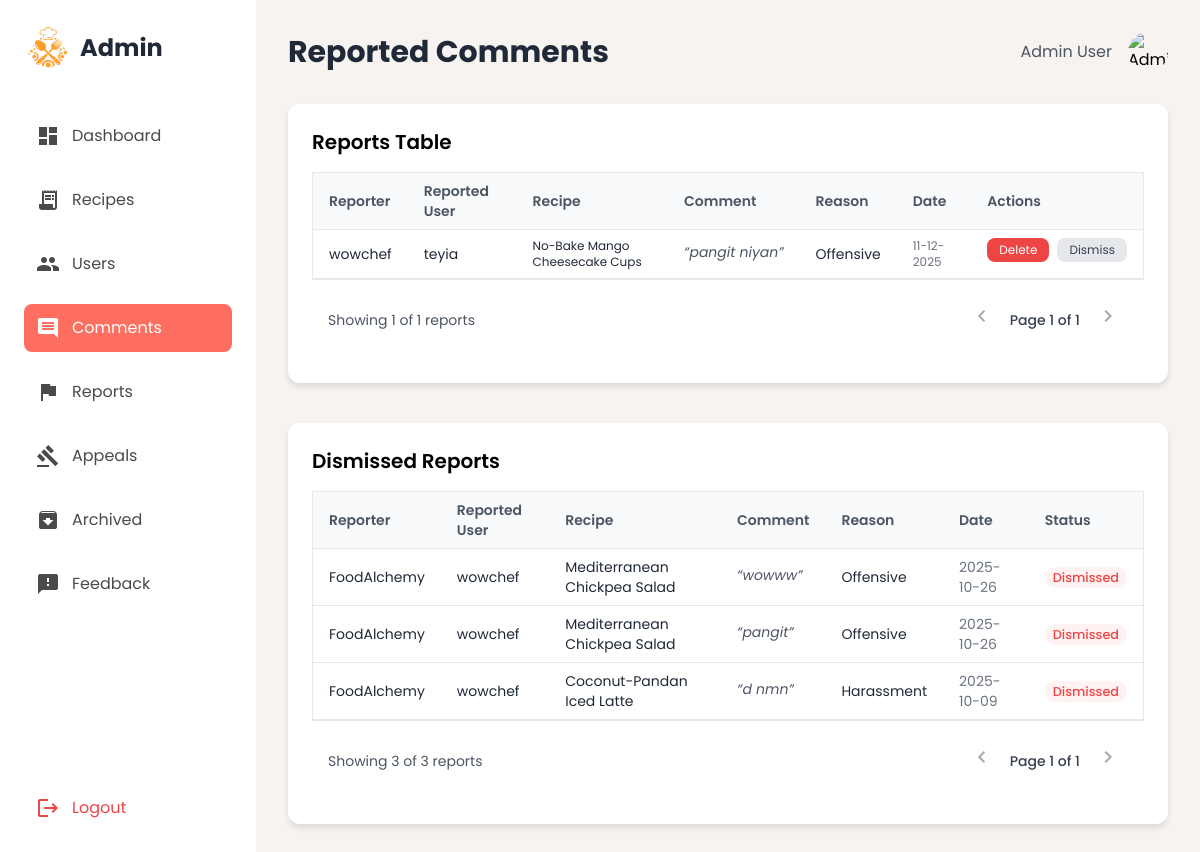
The page /admin_comments.php (signed in) on the database its author committed.
### tables this page shows
CREATE TABLE `comments_reports` (
  `id` int(11) NOT NULL AUTO_INCREMENT,
  `reporting_user_id` int(11) NOT NULL,
  `reported_user_id` int(11) NOT NULL,
  `recipe_id` int(11) NOT NULL,
  `comment_id` int(11) NOT NULL,
  `reason` varchar(255) NOT NULL,
  `custom_reason` text DEFAULT NULL,
  `status` enum('Pending','Dismissed','Deleted') DEFAULT 'Pending',
  `created_at` timestamp NOT NULL DEFAULT current_timestamp(),
  PRIMARY KEY (`id`),
  KEY `reporting_user_id` (`reporting_user_id`),
  KEY `reported_user_id` (`reported_user_id`),
  KEY `recipe_id` (`recipe_id`),
  KEY `comment_id` (`comment_id`),
  CONSTRAINT `comments_reports_ibfk_1` FOREIGN KEY (`reporting_user_id`) REFERENCES `users` (`id`),
  CONSTRAINT `comments_reports_ibfk_2` FOREIGN KEY (`reported_user_id`) REFERENCES `users` (`id`),
  CONSTRAINT `comments_reports_ibfk_3` FOREIGN KEY (`recipe_id`) REFERENCES `recipe` (`id`),
  CONSTRAINT `comments_reports_ibfk_4` FOREIGN KEY (`comment_id`) REFERENCES `comments` (`id`)
);

CREATE TABLE `users` (
  `id` int(11) NOT NULL AUTO_INCREMENT,
  `username` varchar(50) NOT NULL,
  `email` varchar(100) NOT NULL,
  `password` varchar(255) NOT NULL,
  `created_at` timestamp NOT NULL DEFAULT current_timestamp(),
  `role` enum('user','admin') NOT NULL DEFAULT 'user',
  `biography` text DEFAULT NULL,
  `profile_picture` varchar(255) DEFAULT NULL,
  `last_username_change` datetime DEFAULT NULL,
  `total_violations` int(11) DEFAULT 0,
  `accstatus` varchar(50) DEFAULT 'Active',
  `status_updated_at` datetime DEFAULT NULL,
  `is_verified` tinyint(1) DEFAULT 0,
  PRIMARY KEY (`id`),
  UNIQUE KEY `username` (`username`),
  UNIQUE KEY `email` (`email`)
);

CREATE TABLE `recipe` (
  `id` int(11) NOT NULL AUTO_INCREMENT,
  `user_id` int(11) NOT NULL,
  `recipe_name` varchar(255) DEFAULT NULL,
  `created_at` timestamp NOT NULL DEFAULT current_timestamp(),
  `image` varchar(255) DEFAULT NULL,
  `recipe_description` text DEFAULT NULL,
  `category` varchar(255) DEFAULT NULL,
  `difficulty` varchar(50) DEFAULT NULL,
  `preparation` varchar(50) DEFAULT NULL,
  `cooktime` varchar(255) DEFAULT NULL,
  `budget` varchar(50) DEFAULT NULL,
  `status` enum('pending','approved','rejected','archived') DEFAULT 'pending',
  `rejection_reason` text DEFAULT NULL,
  `servings` int(11) DEFAULT 1,
  `video_path` varchar(255) DEFAULT NULL,
  `tags` varchar(255) DEFAULT NULL,
  `archived` tinyint(1) DEFAULT 0,
  `archived_at` datetime DEFAULT NULL,
  PRIMARY KEY (`id`),
  KEY `user_id` (`user_id`)
);

CREATE TABLE `comments` (
  `id` int(11) NOT NULL AUTO_INCREMENT,
  `recipe_id` int(11) NOT NULL,
  `user_id` int(11) NOT NULL,
  `comment` text NOT NULL,
  `created_at` timestamp NOT NULL DEFAULT current_timestamp(),
  `parent_comment_id` int(11) DEFAULT NULL,
  PRIMARY KEY (`id`),
  KEY `recipe_id` (`recipe_id`),
  KEY `user_id` (`user_id`),
  CONSTRAINT `comments_ibfk_1` FOREIGN KEY (`recipe_id`) REFERENCES `recipe` (`id`),
  CONSTRAINT `comments_ibfk_2` FOREIGN KEY (`user_id`) REFERENCES `users` (`id`)
);

### admin_comments.php (the view, shortened to what this page needs)
<?php
require 'db.php';
$perPage = 5;
$page = isset($_GET['page']) ? max(1, intval($_GET['page'])) : 1;
$offset = ($page - 1) * $perPage;
$countReports = $conn->query("SELECT COUNT(*) as total FROM comments_reports WHERE status != 'Dismissed'");
$totalReports = $countReports ? $countReports->fetch_assoc()['total'] : 0;
$totalPages = max(1, ceil($totalReports / $perPage));
$countDismissed = $conn->query("SELECT COUNT(*) as total FROM comments_reports WHERE status = 'Dismissed'");
$totalDismissed = $countDismissed ? $countDismissed->fetch_assoc()['total'] : 0;
$totalDismissedPages = max(1, ceil($totalDismissed / $perPage));
$sql_reports = "
  SELECT r.*,
         reporter.username AS reporter_name,
         reported.username AS reported_name,
         c.comment,
         recipe_name AS recipe_title
  FROM comments_reports r
  JOIN users reporter ON r.reporting_user_id = reporter.id
  JOIN users reported ON r.reported_user_id = reported.id
  JOIN comments c ON r.comment_id = c.id
  JOIN recipe ON r.recipe_id = recipe.id
  WHERE r.status != 'Dismissed'
  ORDER BY r.created_at DESC
  LIMIT $perPage OFFSET $offset
";
$sql_dismissed = "
  SELECT r.*,
         reporter.username AS reporter_name,
         reported.username AS reported_name,
         c.comment,
         recipe_name AS recipe_title
  FROM comments_reports r
  JOIN users reporter ON r.reporting_user_id = reporter.id
  JOIN users reported ON r.reported_user_id = reported.id
  JOIN comments c ON r.comment_id = c.id
  JOIN recipe ON r.recipe_id = recipe.id
  WHERE r.status = 'Dismissed'
  ORDER BY r.created_at DESC
";
?>
<!DOCTYPE html>
<html lang="en"><head>
<script src="https://cdn.tailwindcss.com?plugins=forms,container-queries"></script>
</head>
<body class="flex h-screen">
<aside class="sidebar w-64 flex-shrink-0 p-6 flex flex-col justify-between">
<div>
<div class="flex items-center mb-10">
<img src="img/logo_new.png" alt="Logo" class="w-12 h-12 mr-2">
<h1 class="text-2xl font-bold text-gray-800">Admin</h1>
</div>
<nav>
<ul>
<li class="mb-4">
<a class="flex items-center p-3 rounded-lg inactive-link hover:bg-gray-100" href="admin.php">
<span class="material-icons mr-3">dashboard</span>
<span>Dashboard</span>
</a>
</li>
<li class="mb-4 sidebar-item">
<a class="flex items-center p-3 rounded-lg inactive-link hover:bg-gray-100" href="admin_recipe.php">
<span class="material-icons mr-3">receipt_long</span>
<span>Recipes</span>
</a>
</li>
<li class="mb-4">
<a class="flex items-center p-3 rounded-lg inactive-link hover:bg-gray-100" href="admin_users.php">
<span class="material-icons mr-3">people</span>
<span>Users</span>
</a>
</li>
<li class="mb-4">
<a class="flex items-center p-3 rounded-lg active-link" href="admin_comments.php">
<span class="material-icons mr-3">comment</span>
<span>Comments</span>
</a>
</li>
<li class="mb-4">
<a class="flex items-center p-3 rounded-lg inactive-link hover:bg-gray-100" href="admin_reports.php">
<span class="material-icons mr-3">flag</span>
<span>Reports</span>
</a>
</li>
<li class="mb-4">
<a class="flex items-center p-3 rounded-lg inactive-link hover:bg-gray-100" href="admin_appeals.php">
<span class="material-icons mr-3">gavel</span>
<span>Appeals</span>
</a>
</li>
<li class="mb-4">
<a class="flex items-center p-3 rounded-lg inactive-link hover:bg-gray-100" href="admin_archived.php">
<span class="material-icons mr-3">archive</span>
<span>Archived</span>
</a>
</li>
<li class="mb-4">
<a class="flex items-center p-3 rounded-lg inactive-link hover:bg-gray-100" href="admin_feedback.php">
<span class="material-icons mr-3">feedback</span>
<span>Feedback</span>
</a>
</li>
</ul>
</nav>
</div>
<div>
<a class="flex items-center p-3 rounded-lg text-red-500 hover:bg-red-50" href="logout.php">
<span class="material-icons mr-3">logout</span>
<span>Logout</span>
</a>
</div>
</aside>
<main class="main-content flex-1 p-8 overflow-y-auto">
<header class="flex justify-between items-center mb-8">
<h2 class="text-3xl font-bold text-gray-800">Reported Comments</h2>
<div class="flex items-center">
<span class="mr-4 text-gray-600">Admin User</span>
<img alt="Admin avatar" class="w-10 h-10 rounded-full" src="https://lh3.googleusercontent.com/aida-public/AB6AXuA9Z-yBsYAaeaWkFBB6UcrHuFGwdd_GMeyqKk8UUwvgkXciEDhGc26LGm3V1PEhpM9G--3TUV46vMgDlJ_gbGgwwOotUFFFMH713MIWQui0zFZYqgBSoJ8edc4LnnHVVEN3g7KMwBeI-oSbtFUovjdQ8r2CLGeqzvb3KtbcKEDlDG6CnzbRsFdoDTr7dv-tfCRto2KRbKiK4RUvztUS47_onsq2T_b7qBQ22JrDL4EdLe1pMvi867ixtn6frrtmIHh0YfcLeyZzbdEU"/>
</div>
</header>
<div class="card p-6 mb-10">
    <h3 class="text-xl font-semibold mb-4">Reports Table</h3>
    <div class="overflow-x-auto">
      <table class="min-w-full border border-gray-200 divide-y divide-gray-200">
        <thead class="bg-gray-50">
          <tr>
            <th class="px-4 py-2 text-left text-sm font-semibold text-gray-600">Reporter</th>
            <th class="px-4 py-2 text-left text-sm font-semibold text-gray-600">Reported User</th>
            <th class="px-4 py-2 text-left text-sm font-semibold text-gray-600">Recipe</th>
            <th class="px-4 py-2 text-left text-sm font-semibold text-gray-600">Comment</th>
            <th class="px-4 py-2 text-left text-sm font-semibold text-gray-600">Reason</th>
            <th class="px-4 py-2 text-left text-sm font-semibold text-gray-600">Date</th>
            <th class="px-4 py-2 text-left text-sm font-semibold text-gray-600">Actions</th>
          </tr>
        </thead>
        <tbody class="divide-y divide-gray-200 text-sm">
          <?php
          $result = $conn->query($sql_reports);
          if ($result && $result->num_rows > 0):
              while ($row = $result->fetch_assoc()):
          ?>
            <tr>
              <td class="px-4 py-2 text-gray-800"><?= htmlspecialchars($row['reporter_name']) ?></td>
              <td class="px-4 py-2 text-gray-800"><?= htmlspecialchars($row['reported_name']) ?></td>
              <td class="px-4 py-2 text-gray-800 text-xs"><?= htmlspecialchars($row['recipe_title']) ?></td>
                <td class="px-4 py-2 text-gray-600 italic">
                  <span class="inline-block max-w-[150px] truncate cursor-pointer hover:text-blue-600 hover:underline"
                        onclick="openCommentModal('<?= htmlspecialchars(addslashes($row['comment'])) ?>')">
                    “<?= htmlspecialchars($row['comment']) ?>”
                  </span>
                </td>
<td class="px-4 py-2 text-gray-800">
  <?php if ($row['reason'] === 'Other' && !empty($row['custom_reason'])): ?>
    <span class="text-black-600 cursor-pointer hover:text-blue-600 hover:underline"
          onclick="openReasonModal('<?= htmlspecialchars(addslashes($row['custom_reason'])) ?>')">
      Other (view)
    </span>
  <?php else: ?>
    <?= htmlspecialchars($row['reason']) ?>
  <?php endif; ?>
</td>
              <td class="px-4 py-2 text-gray-500 text-xs"><?= date("m-d-Y", strtotime($row['created_at'])) ?></td>
<td class="px-4 py-2 flex gap-2">
  <button type="button"
          onclick="openConfirmModal('delete_commentreport.php', {comment_id: '<?= $row['comment_id'] ?>'}, 'Delete Comment', 'Are you sure you want to delete this comment? This action cannot be undone.', 'Delete', 'bg-red-500 hover:bg-red-600')"
          class="px-3 py-1 bg-red-500 text-white rounded-lg hover:bg-red-600 text-xs">
    Delete
  </button>
  <button type="button"
          onclick="openConfirmModal('dismiss_commentreport.php', {report_id: '<?= $row['id'] ?>'}, 'Dismiss Report', 'Are you sure you want to dismiss this report?', 'Dismiss', 'bg-gray-500 hover:bg-gray-600')"
          class="px-3 py-1 bg-gray-200 text-gray-700 rounded-lg hover:bg-gray-300 text-xs">
    Dismiss
  </button>
</td>
            </tr>
          <?php endwhile; else: ?>
            <tr>
              <td colspan="7" class="px-4 py-4 text-center text-gray-500">No reports found</td>
            </tr>
          <?php endif; ?>
        </tbody>
      </table>
    </div>
    <div class="p-4 border-t flex justify-between items-center">
        <span class="text-sm text-gray-600">
        Showing <?= min($offset + $perPage, $totalReports) ?> of <?= $totalReports ?> reports
        </span>
        <div class="inline-flex items-center space-x-2">
            <a href="?page=<?= max(1, $page - 1) ?>&status=active"
               class="p-2 rounded-md hover:bg-gray-100 <?= $page <= 1 ? 'pointer-events-none opacity-50' : '' ?>">
                <span class="material-icons text-gray-600">chevron_left</span>
            </a>
            <span class="text-sm font-medium text-gray-700">Page <?= $page ?> of <?= $totalPages ?></span>
            <a href="?page=<?= min($totalPages, $page + 1) ?>&status=active"
               class="p-2 rounded-md hover:bg-gray-100 <?= $page >= $totalPages ? 'pointer-events-none opacity-50' : '' ?>">
                <span class="material-icons text-gray-600">chevron_right</span>
            </a>
        </div>
    </div>
</div>
<div class="card p-6">
    <h3 class="text-xl font-semibold mb-4">Dismissed Reports</h3>
    <div class="overflow-x-auto">
      <table class="min-w-full border border-gray-200 divide-y divide-gray-200">
        <thead class="bg-gray-50">
          <tr>
            <th class="px-4 py-2 text-left text-sm font-semibold text-gray-600">Reporter</th>
            <th class="px-4 py-2 text-left text-sm font-semibold text-gray-600">Reported User</th>
            <th class="px-4 py-2 text-left text-sm font-semibold text-gray-600">Recipe</th>
            <th class="px-4 py-2 text-left text-sm font-semibold text-gray-600">Comment</th>
            <th class="px-4 py-2 text-left text-sm font-semibold text-gray-600">Reason</th>
            <th class="px-4 py-2 text-left text-sm font-semibold text-gray-600">Date</th>
            <th class="px-4 py-2 text-left text-sm font-semibold text-gray-600">Status</th>
          </tr>
        </thead>
        <tbody class="divide-y divide-gray-200 text-sm">
          <?php
          $result2 = $conn->query($sql_dismissed);
          if ($result2 && $result2->num_rows > 0):
              while ($row = $result2->fetch_assoc()):
          ?>
            <tr>
              <td class="px-4 py-2 text-gray-800"><?= htmlspecialchars($row['reporter_name']) ?></td>
              <td class="px-4 py-2 text-gray-800"><?= htmlspecialchars($row['reported_name']) ?></td>
              <td class="px-4 py-2 text-gray-800"><?= htmlspecialchars($row['recipe_title']) ?></td>
                <td class="px-4 py-2 text-gray-600 italic">
                  <span class="inline-block max-w-[150px] italic truncate cursor-pointer hover:text-blue-600 hover:underline"
                        onclick="openCommentModal('<?= htmlspecialchars(addslashes($row['comment'])) ?>')">
                    “<?= htmlspecialchars($row['comment']) ?>”
                  </span>
                </td>
<td class="px-4 py-2 text-gray-800">
  <?php if ($row['reason'] === 'Other' && !empty($row['custom_reason'])): ?>
    <span class="text-black-600 cursor-pointer hover:text-blue-600 hover:underline"
          onclick="openReasonModal('<?= htmlspecialchars(addslashes($row['custom_reason'])) ?>')">
      Other (view)
    </span>
  <?php else: ?>
    <?= htmlspecialchars($row['reason']) ?>
  <?php endif; ?>
</td>
              <td class="px-4 py-2 text-gray-500"><?= date("Y-m-d", strtotime($row['created_at'])) ?></td>
              <td class="px-4 py-2">
                <span class="status-rejected">Dismissed</span>
              </td>
            </tr>
          <?php endwhile; else: ?>
            <tr>
              <td colspan="7" class="px-4 py-4 text-center text-gray-500">No dismissed reports</td>
            </tr>
          <?php endif; ?>
        </tbody>
      </table>
    </div>
    <div class="p-4 border-t flex justify-between items-center">
        <span class="text-sm text-gray-600">
        Showing <?= min($offset + $perPage, $totalDismissed) ?> of <?= $totalDismissed ?> reports
        </span>
        <div class="inline-flex items-center space-x-2">
            <a href="?page=<?= max(1, $page - 1) ?>&status=dismissed"
               class="p-2 rounded-md hover:bg-gray-100 <?= $page <= 1 ? 'pointer-events-none opacity-50' : '' ?>">
                <span class="material-icons text-gray-600">chevron_left</span>
            </a>
            <span class="text-sm font-medium text-gray-700">Page <?= $page ?> of <?= $totalDismissedPages ?></span>
            <a href="?page=<?= min($totalDismissedPages, $page + 1) ?>&status=dismissed"
               class="p-2 rounded-md hover:bg-gray-100 <?= $page >= $totalDismissedPages ? 'pointer-events-none opacity-50' : '' ?>">
                <span class="material-icons text-gray-600">chevron_right</span>
            </a>
        </div>
    </div>
</div>
</main>
</body>
</html>

### admin_comments.php (style rules this page uses)
body { font-family: 'Poppins', sans-serif; background-color: #f7f3f0; }
.sidebar { background-color: #ffffff; }
.main-content { background-color: #f7f3f0; }
.active-link { background-color: #ff6f61; color: white; }
.inactive-link { color: #4a4a4a; }
.card { background-color: #ffffff; border-radius: 12px; box-shadow: 0 4px 6px rgba(0, 0, 0, 0.1); }
.status-rejected { background-color: #fef2f2; color: #ef4444; padding: 2px 8px; border-radius: 9999px; font-size: 0.8rem; font-weight: 500; }

### rows shown on the page
comments_reports: reporting_user.username "wowchef", reported_user.username "teyia", recipe.recipe_name "No-Bake Mango Cheesecake Cups", comment.comment "pangit niyan", reason "Offensive", created_at "11-12-2025"
comments_reports: reporting_user.username "FoodAlchemy", reported_user.username "wowchef", recipe.recipe_name "Mediterranean Chickpea Salad", comment.comment "wowww", reason "Offensive", created_at "2025-10-26"
comments_reports: reporting_user.username "FoodAlchemy", reported_user.username "wowchef", recipe.recipe_name "Mediterranean Chickpea Salad", comment.comment "pangit", reason "Offensive", created_at "2025-10-26"
comments_reports: reporting_user.username "FoodAlchemy", reported_user.username "wowchef", recipe.recipe_name "Coconut-Pandan Iced Latte", comment.comment "d nmn", reason "Harassment", created_at "2025-10-09"

### other values the page prints
min($offset + $perPage, $totalReports) "1"
$totalReports "1"
$page "1"
$totalPages "1"
min($offset + $perPage, $totalDismissed) "3"
$totalDismissed "3"
$totalDismissedPages "1"
